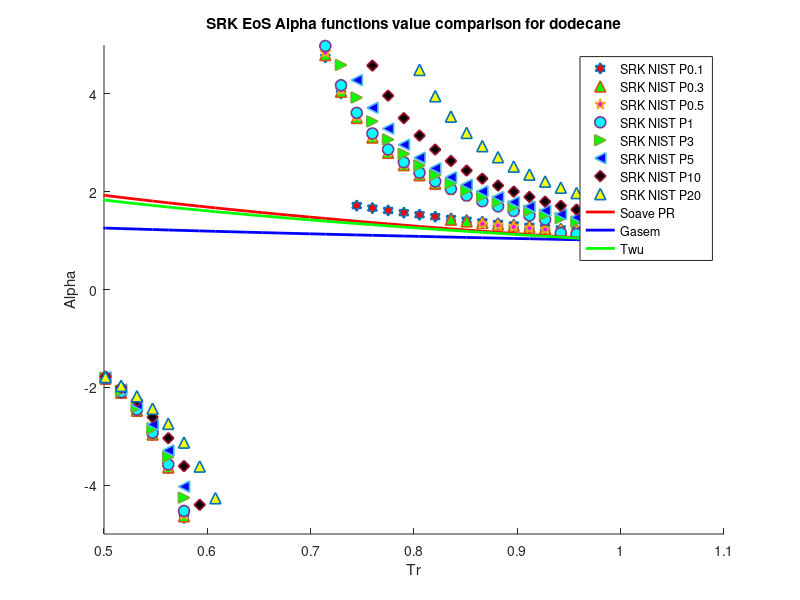

The MATLAB source for this figure:
clear 
clc
load dodecane_rho_different_pressure_data.mat
%PR Decane
P = [0.1E6,0.3E6,0.5E6,1E6,3E6,5E6,10E6,20E6]; %pa
omega = 0.5742; %Acentric factor
Tc = 658.1; %K
Pc = 1817000; %Pa
R = 8.31446 %J/K*mol
b = 0.08664*(R*Tc/Pc);
a = 0.42747*(((R^2)*(Tc^2))/Pc);
T = 300; %k
M = 170.33/1000; %kg/mol
S1=0.48508+1.55171*omega-0.15613*omega^2;
for i = 1:1:41
   Tr=T/Tc;
   Tr_list(i)=Tr;
   for j = 1:1:8
       Vm(i,j) = M/rho(i,j);
   end
   alpha_0(i) = (Tr)^(-0.171813)*exp(0.125283*(1-(Tr)^(1.77634)));
   alpha_1(i) = (Tr)^(-0.607352)*exp(0.511614*(1-(Tr)^(2.20517)));
   alpha_SRK_01(i) = ((R*T)/(Vm(i,1)-b)-P(1))*((Vm(i,1)^2+b*Vm(i,1))/a);
   alpha_SRK_03(i) = ((R*T)/(Vm(i,2)-b)-P(2))*((Vm(i,2)^2+b*Vm(i,2))/a);
   alpha_SRK_05(i) = ((R*T)/(Vm(i,3)-b)-P(3))*((Vm(i,3)^2+b*Vm(i,3))/a);
   alpha_SRK_1(i) = ((R*T)/(Vm(i,4)-b)-P(4))*((Vm(i,4)^2+b*Vm(i,4))/a);
   alpha_SRK_3(i) = ((R*T)/(Vm(i,5)-b)-P(5))*((Vm(i,5)^2+b*Vm(i,5))/a);
   alpha_SRK_5(i) = ((R*T)/(Vm(i,6)-b)-P(6))*((Vm(i,6)^2+b*Vm(i,6))/a);
   alpha_SRK_10(i) = ((R*T)/(Vm(i,7)-b)-P(7))*((Vm(i,7)^2+b*Vm(i,7))/a);
   alpha_SRK_20(i) = ((R*T)/(Vm(i,8)-b)-P(8))*((Vm(i,8)^2+b*Vm(i,8))/a);
   alpha_soave_SRK(i) =(1+S1*(1-sqrt(Tr)))^2;
   alpha_Gasem(i) = exp((1.943+0.926*Tr)*(1-(Tr)^0.1441));
   alpha_twu(i) = alpha_0(i)+omega*(alpha_1(i)-alpha_0(i));
   Temp(i)=T;
   T = T+10;
end
hold on
plot(Tr_list,alpha_SRK_01,'h','MarkerSize',8,'MarkerFaceColor','r','LineWidth',1.2)
plot(Tr_list,alpha_SRK_03,'^','MarkerSize',8,'MarkerFaceColor','g','LineWidth',1.2)
plot(Tr_list,alpha_SRK_05,'p','MarkerSize',8,'MarkerFaceColor','m','LineWidth',1.2)
plot(Tr_list,alpha_SRK_1,'o','MarkerSize',8,'MarkerFaceColor','c','LineWidth',1.2)
plot(Tr_list,alpha_SRK_3,'>','MarkerSize',8,'MarkerFaceColor','g','LineWidth',1.2)
plot(Tr_list,alpha_SRK_5,'<','MarkerSize',8,'MarkerFaceColor','b','LineWidth',1.2)
plot(Tr_list,alpha_SRK_10,'d','MarkerSize',8,'MarkerFaceColor','k','LineWidth',1.2)
plot(Tr_list,alpha_SRK_20,'^','MarkerSize',8,'MarkerFaceColor','y','LineWidth',1.2)
plot(Tr_list,alpha_soave_SRK,'r','LineWidth',2)
plot(Tr_list,alpha_Gasem,'b','LineWidth',2)
plot(Tr_list,alpha_twu,'g','LineWidth',2)
hold off
legend('SRK NIST P0.1','SRK NIST P0.3','SRK NIST P0.5','SRK NIST P1','SRK NIST P3','SRK NIST P5','SRK NIST P10','SRK NIST P20','Soave PR','Gasem','Twu')
xlabel('Tr')
ylabel('Alpha')
title('SRK EoS Alpha functions value comparison for dodecane')
axis([0.5,1.1,-5,5])
